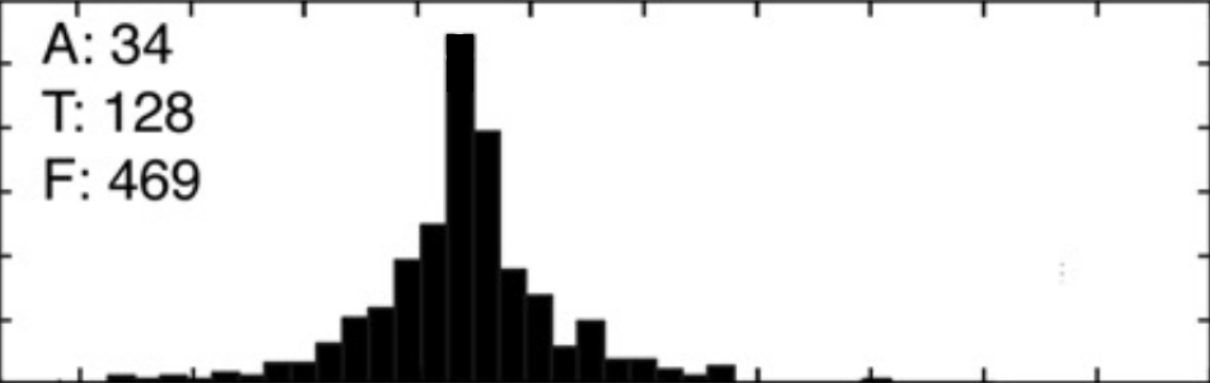
#> input picture writeup_vectors/exp_dist/distribution_1a.png, 2420 x 766 px (shown at 1/2 size)
$ jupyter execute --allow-errors distribution_images.ipynb
#> lines starting #> are read from the running program, lines starting #| are printed output that depends on the picture
# Imports

[cell 1]
# imports
import sys
sys.path.append('..')
import numpy as np
import cv2
import matplotlib.pyplot as plt

[cell 2]
import os
# Change to the directory where the train folder is located
os.chdir('../writeup_vectors')
# Verify the change
print("New Working Directory:", os.getcwd())

[cell 3]
# import matplotlib
import matplotlib.pyplot as plt

# format sizes
SMALL_SIZE = 12
MEDIUM_SIZE = 14
BIGGER_SIZE = 15

# matplotlib params
plt.rc('font', size=SMALL_SIZE)          # controls default text sizes
plt.rc('axes', titlesize=MEDIUM_SIZE)     # fontsize of the axes title
plt.rc('axes', labelsize=MEDIUM_SIZE)    # fontsize of the x and y labels
plt.rc('xtick', labelsize=MEDIUM_SIZE)    # fontsize of the tick labels
plt.rc('ytick', labelsize=MEDIUM_SIZE)    # fontsize of the tick labels
plt.rc('legend', fontsize=SMALL_SIZE)    # legend fontsize
plt.rc('figure', titlesize=BIGGER_SIZE)  # fontsize of the figure title
plt.rcParams['xtick.direction'] = 'out' # ticks points outwards
plt.rcParams['lines.linewidth'] = 2.0 # bigger linewidth
plt.rcParams['svg.fonttype'] = 'none' # matplotlib svg text setting

[cell 4]
def map_value(x, N_pixels):
    # Input range is [-67, 200]
    input_min = -67
    input_max = 200

    # Target range is [0, N_pixels] cropped
    output_min = 4
    output_max = N_pixels-4

    # Apply the formula
    mapped_value = ((x - input_min) / (input_max - input_min)) * (output_max - output_min) + output_min

    return int(mapped_value)

def vectorize_histogram(img):
    # vars
    img_height, img_width = img.shape
    num_bins = 54
    bin_center_locations = np.arange(-67, 202, 5)
    pix_center_locations = [map_value(x, img_width) for x in bin_center_locations]

    # Initialize an array to store the distribution values (1 extra for the first bin)
    dist = np.zeros(num_bins)

    for i,x_pix in enumerate(pix_center_locations):
        for y in range(img_height):
            if img[img_height - y - 1, x_pix+1] < 55:  # Black pixel threshold
                dist[i] += 1
            else:
                break

    # Remove artifacts by subtracting the minimum value from the distribution
    dist -= np.min(dist)
    dist /= np.sum(dist)

    return dist

def plot_generated_image(dist_vec, title='Experiment Image', y_lim=0.2):
    # fig size
    plt.figure(figsize=(6.4, 6.4/2))
    bin_width = 5
    bin_edges = np.arange(-67, 202, 5)
    plt.bar(bin_edges, dist_vec, width=bin_width, edgecolor='dimgrey', linewidth=0.2, color='black', align='center')
    plt.axvline(x=0, color='red', linestyle='--', label='Shape Start')
    plt.xlabel('pattern width (°)')
    plt.ylabel('saccade percentage (%)')
    plt.title(title)
    plt.legend()

    # Formatting
    ax = plt.gca()
    ax.set_xlim(-67, 200)  # Restrict x-axis to -90 to 90
    ax.set_position([0.1, 0.1, 0.9, 0.8])
    # Remove the top and right spines
    ax.spines['top'].set_visible(False)
    ax.spines['right'].set_visible(False)
    # Define ticks from -50 to 200 in steps of 25
    ticks = np.arange(-50, 225, 25)
    ax.set_xticks(ticks)
    # Label only every other tick
    labels = [str(tick) if i % 2 == 0 else '' for i, tick in enumerate(ticks)]
    ax.set_xticklabels(labels)
    # Define y ticks from 0 to y_lim in steps of 0.005
    yticks = np.arange(0, y_lim+0.05, 0.05)  # Include 0.05
    ax.set_yticks(yticks)
    # Label only every other y tick (i.e., every 0.01)
    ylabel = [f'{tick:.1f}' if i % 2 == 0 else '' for i, tick in enumerate(yticks)]
    ax.set_yticklabels(ylabel)
    ax.yaxis.set_major_formatter(plt.FuncFormatter(lambda x, _: f'{x * 100:.0f}'))

def get_mode_location(dist_vec):
    bin_centers = np.arange(-67, 202, 5)
    highest_index = np.argmax(dist_vec)
    return bin_centers[highest_index]

# Dist 1A

[cell 5]
# Path
image_path = 'exp_dist/distribution_1a.png'
image = cv2.imread(image_path, cv2.IMREAD_GRAYSCALE)
#> image is the input picture: shape (766, 2420); min 0, max 255, mean 225.7

# Get the vectorized distribution
dist_vec = vectorize_histogram(image)
#> dist_vec = 54 values, max 0.188 at index 20, min 0 at index 1, mean 0.0185
get_mode_location(dist_vec)
#> in get_mode_location, `highest_index = np.argmax(dist_vec)`: highest_index = 20
#> Out = 33

[cell 6]
# Plot
plot_generated_image(dist_vec, title='Experiment 1A', y_lim=0.2)

# Save the plot as an SVG file
plt.savefig("vectors/exp_dist_1A.svg", format="svg", bbox_inches='tight')
#> figure, not shown here; tallest bar 0.188 high, from x = 30.5 to 35.5

# Dist 1B

[cell 7]
# Path
image_path = 'exp_dist/distribution_1b.png'
image = cv2.imread(image_path, cv2.IMREAD_GRAYSCALE)
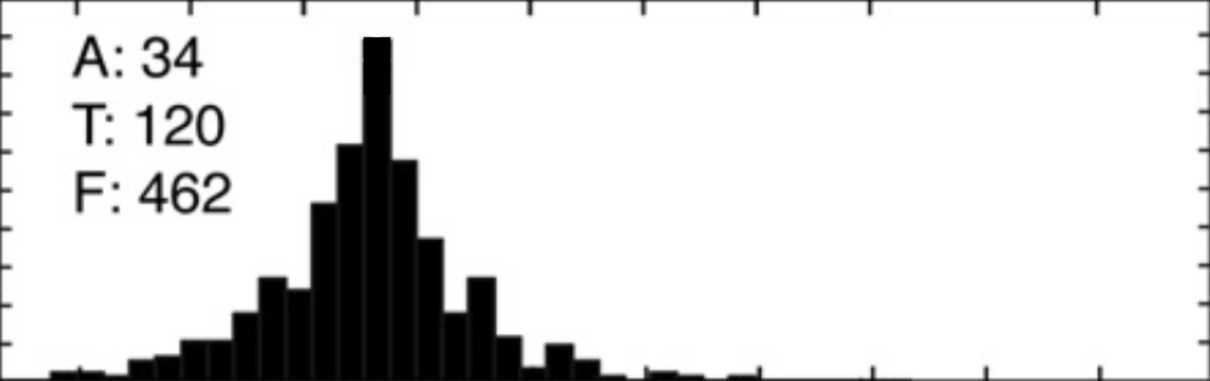
#> input picture writeup_vectors/exp_dist/distribution_1b.png, 2420 x 762 px (shown at 1/2 size)
#> image is the input picture: shape (762, 2420); min 0, max 255, mean 222

# Get the vectorized distribution
dist_vec = vectorize_histogram(image)
#> dist_vec = 54 values, max 0.16 at index 17, min 0 at index 41, mean 0.0185
get_mode_location(dist_vec)
#> Out = 18

[cell 8]
# Plot
plot_generated_image(dist_vec, title='Experiment 1B')

# Save the plot as an SVG file
plt.savefig("vectors/exp_dist_1B.svg", format="svg", bbox_inches='tight')
#> figure, not shown here; tallest bar 0.16 high, from x = 15.5 to 20.5

# Dist 1C

[cell 9]
# Path
image_path = 'exp_dist/distribution_1c.png'
image = cv2.imread(image_path, cv2.IMREAD_GRAYSCALE)
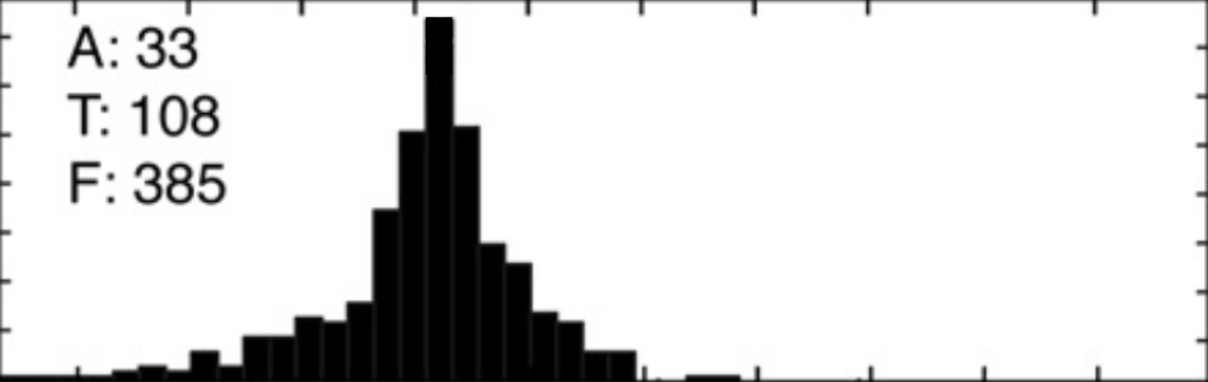
#> input picture writeup_vectors/exp_dist/distribution_1c.png, 2416 x 764 px (shown at 1/2 size)
#> image is the input picture: shape (764, 2416); min 0, max 255, mean 221.1

# Get the vectorized distribution
dist_vec = vectorize_histogram(image)
#> dist_vec = 54 values, max 0.162 at index 19, min 0 at index 30, mean 0.0185
get_mode_location(dist_vec)
#> Out = 28

[cell 10]
# Plot
plot_generated_image(dist_vec, title='Experiment 1C')

# Save the plot as an SVG file
plt.savefig("vectors/exp_dist_1C.svg", format="svg", bbox_inches='tight')
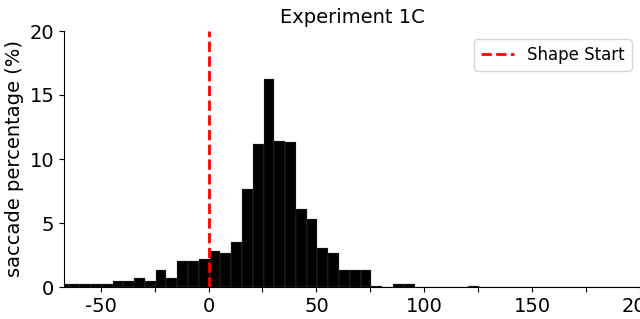
#> figure drawn by matplotlib, 1 panel; tallest bar 0.162 high, from x = 25.5 to 30.5

# Dist 2A/2D

[cell 11]
# Path
image_path = 'exp_dist/distribution_2a.png'
image = cv2.imread(image_path, cv2.IMREAD_GRAYSCALE)
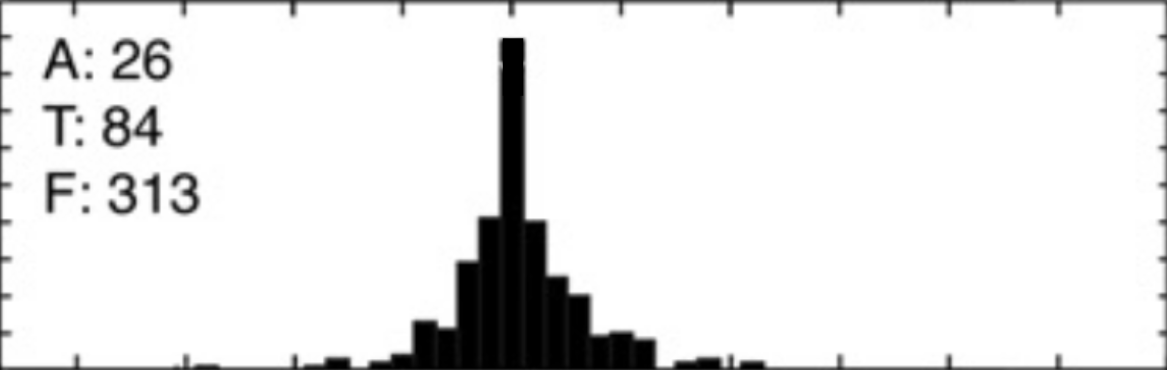
#> input picture writeup_vectors/exp_dist/distribution_2a.png, 2334 x 740 px (shown at 1/2 size)
#> image is the input picture: shape (740, 2334); min 0, max 255, mean 232.3

# Get the vectorized distribution
dist_vec = vectorize_histogram(image)
#> dist_vec = 54 values, max 0.286 at index 23, min 0 at index 0, mean 0.0185
get_mode_location(dist_vec)
#> Out = 48

[cell 12]
# Path
image_path_2 = 'exp_dist/distribution_2d.png'
image_2 = cv2.imread(image_path_2, cv2.IMREAD_GRAYSCALE)
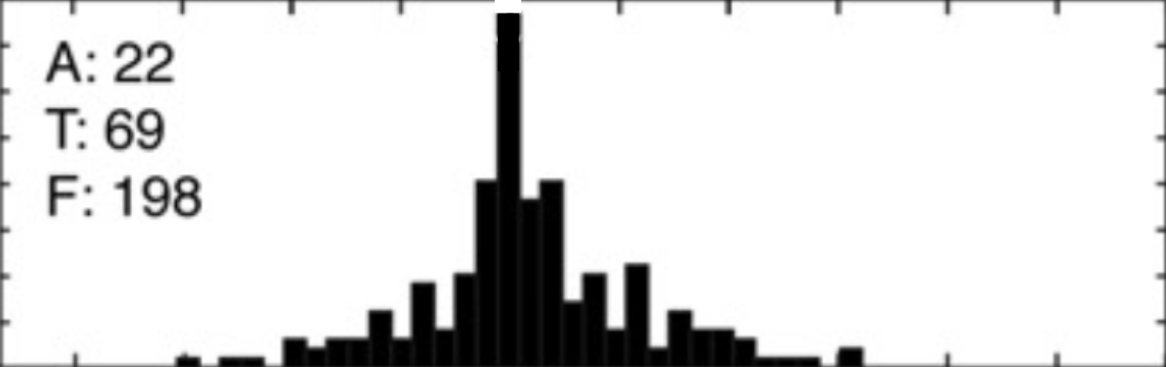
#> input picture writeup_vectors/exp_dist/distribution_2d.png, 2332 x 734 px (shown at 1/2 size)
#> image_2 is the input picture: shape (734, 2332); min 0, max 255, mean 224.8

# Get the vectorized distribution
dist_vec_2 = vectorize_histogram(image_2)
#> dist_vec_2 = 54 values, max 0.194 at index 23, min 0 at index 0, mean 0.0185

[cell 13]
y_lim = 0.3
title = 'Distributions 2A/2D'

[cell 14]
# fig size
plt.figure(figsize=(6.4, 6.4/2))
ax = plt.gca()
bin_width = 5
bin_edges = np.arange(-67, 202, 5)
plt.axvline(x=0, color='red', linestyle='--', label='Shape Start')
plt.bar(bin_edges, dist_vec, width=bin_width, edgecolor='dimgrey', linewidth=0.2, color='black', align='center', label='Colony 1')
plt.bar(bin_edges, dist_vec_2, width=bin_width, edgecolor='dimgrey', linewidth=0.2, color='dodgerblue', align='center', label='Colony 2', alpha=0.8)
plt.xlabel('pattern width (°)')
plt.ylabel('saccade proportion')
plt.title(title)
# Formatting

ax.yaxis.set_major_formatter(plt.FuncFormatter(lambda x, _: f'{x:.1f}'))
ax.set_xlim(-67, 200)  # Restrict x-axis to -90 to 90
ax.set_position([0.1, 0.1, 0.9, 0.8])
# Remove the top and right spines
ax.spines['top'].set_visible(False)
ax.spines['right'].set_visible(False)
# Define ticks from -50 to 200 in steps of 25
ticks = np.arange(-50, 225, 25)
ax.set_xticks(ticks)
# Label only every other tick
labels = [str(tick) if i % 2 == 0 else '' for i, tick in enumerate(ticks)]
ax.set_xticklabels(labels)
# Define y ticks from 0 to y_lim in steps of 0.005
yticks = np.arange(0, y_lim+0.05, 0.05)  # Include 0.05
ax.set_yticks(yticks)
# Label only every other y tick (i.e., every 0.01)
ylabel = [f'{tick:.1f}' if i % 2 == 0 else '' for i, tick in enumerate(yticks)]
ax.set_yticklabels(ylabel)
ax.yaxis.set_major_formatter(plt.FuncFormatter(lambda x, _: f'{x * 100:.0f}'))
plt.legend()

# Save the plot as an SVG file
plt.savefig("vectors/exp_dist_2AD.svg", format="svg", bbox_inches='tight')
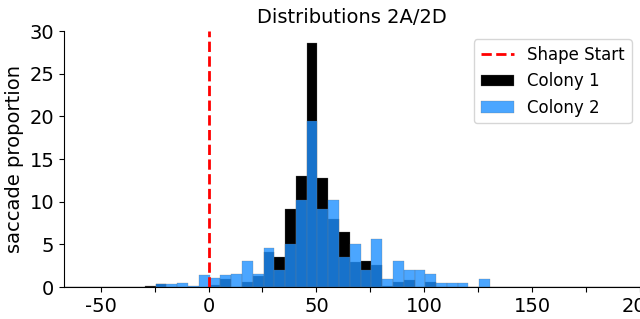
#> figure drawn by matplotlib, 1 panel; tallest bar 0.286 high, from x = 45.5 to 50.5; tallest bar 0.194 high, from x = 45.5 to 50.5

# Dist 2B/2E

[cell 15]
# Path
image_path = 'exp_dist/distribution_2b.png'
image = cv2.imread(image_path, cv2.IMREAD_GRAYSCALE)
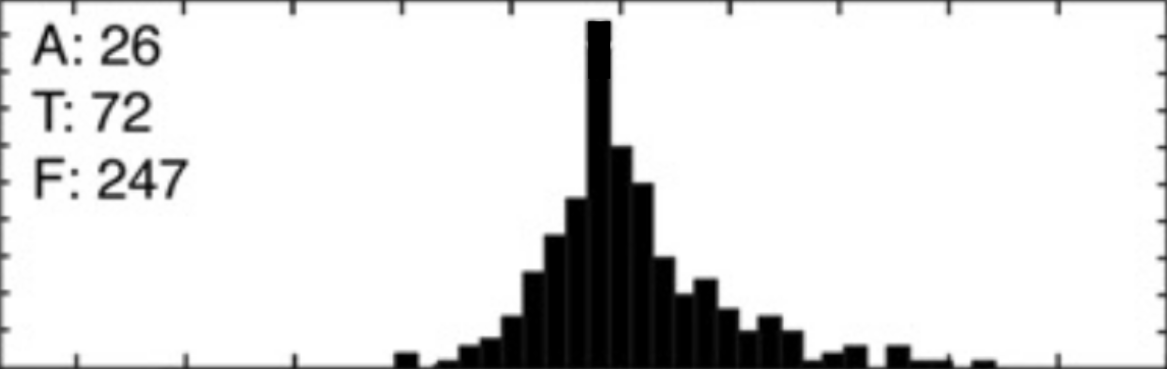
#> input picture writeup_vectors/exp_dist/distribution_2b.png, 2334 x 738 px (shown at 1/2 size)
#> image is the input picture: shape (738, 2334); min 0, max 255, mean 224.8

# Get the vectorized distribution
dist_vec = vectorize_histogram(image)
#> dist_vec = 54 values, max 0.193 at index 27, min 0 at index 0, mean 0.0185
get_mode_location(dist_vec)
#> Out = 68

[cell 16]
# Path
image_path_2 = 'exp_dist/distribution_2e.png'
image_2 = cv2.imread(image_path_2, cv2.IMREAD_GRAYSCALE)

# Get the vectorized distribution
#> (the rest of this cell did not finish here and is left out)

[cell 17]
y_lim = 0.2
title = 'Distributions 2B/2E'

[cell 18]
# fig size
plt.figure(figsize=(6.4, 6.4/2))
ax = plt.gca()
bin_width = 5
bin_edges = np.arange(-67, 202, 5)
plt.axvline(x=0, color='red', linestyle='--', label='Shape Start')
plt.bar(bin_edges, dist_vec, width=bin_width, edgecolor='dimgrey', linewidth=0.2, color='black', align='center', label='Colony 1')
plt.bar(bin_edges, dist_vec_2, width=bin_width, edgecolor='dimgrey', linewidth=0.2, color='dodgerblue', align='center', label='Colony 2', alpha=0.8)
plt.xlabel('pattern width (°)')
plt.ylabel('saccade proportion')
plt.title(title)
# Formatting

ax.yaxis.set_major_formatter(plt.FuncFormatter(lambda x, _: f'{x:.1f}'))
ax.set_xlim(-67, 200)  # Restrict x-axis to -90 to 90
ax.set_position([0.1, 0.1, 0.9, 0.8])
# Remove the top and right spines
ax.spines['top'].set_visible(False)
ax.spines['right'].set_visible(False)
# Define ticks from -50 to 200 in steps of 25
ticks = np.arange(-50, 225, 25)
ax.set_xticks(ticks)
# Label only every other tick
labels = [str(tick) if i % 2 == 0 else '' for i, tick in enumerate(ticks)]
ax.set_xticklabels(labels)
# Define y ticks from 0 to y_lim in steps of 0.005
yticks = np.arange(0, y_lim+0.05, 0.05)  # Include 0.05
ax.set_yticks(yticks)
# Label only every other y tick (i.e., every 0.01)
ylabel = [f'{tick:.1f}' if i % 2 == 0 else '' for i, tick in enumerate(yticks)]
ax.set_yticklabels(ylabel)
ax.yaxis.set_major_formatter(plt.FuncFormatter(lambda x, _: f'{x * 100:.0f}'))
plt.legend()

# Save the plot as an SVG file
plt.savefig("vectors/exp_dist_2BE.svg", format="svg", bbox_inches='tight')
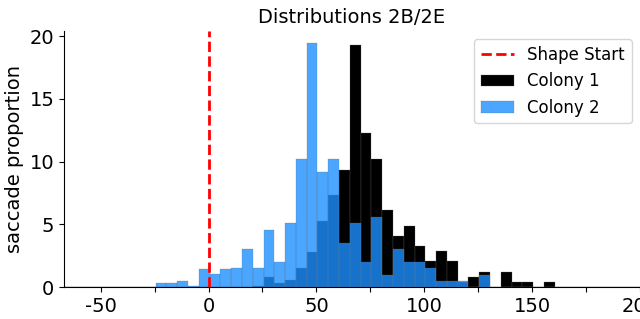
#> figure drawn by matplotlib, 1 panel; tallest bar 0.193 high, from x = 65.5 to 70.5; tallest bar 0.194 high, from x = 45.5 to 50.5

# Dist 2C

[cell 19]
# Path
image_path = 'exp_dist/distribution_2c.png'
image = cv2.imread(image_path, cv2.IMREAD_GRAYSCALE)

# Get the vectorized distribution
#> (the rest of this cell did not finish here and is left out)

[cell 20]
# Plot
plot_generated_image(dist_vec, title='Experiment 2C', y_lim=0.2)

# Save the plot as an SVG file
plt.savefig("vectors/exp_dist_2C.svg", format="svg", bbox_inches='tight')
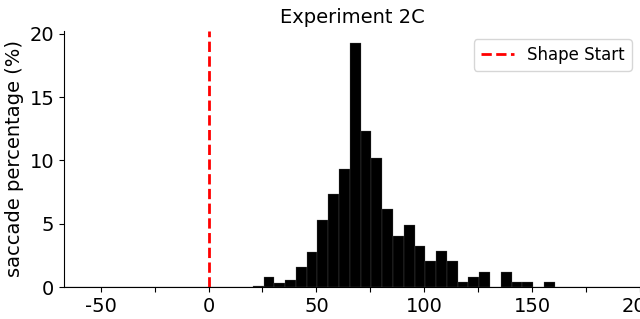
#> figure drawn by matplotlib, 1 panel; tallest bar 0.193 high, from x = 65.5 to 70.5

# Dist 3A1

[cell 21]
# Path
image_path = 'exp_dist/distribution_3a1.png'
image = cv2.imread(image_path, cv2.IMREAD_GRAYSCALE)

# Get the vectorized distribution
#> (the rest of this cell did not finish here and is left out)

[cell 22]
# Plot
plot_generated_image(dist_vec, title='Experiment 3A1')

# Save the plot as an SVG file
plt.savefig("vectors/exp_dist_3A1.svg", format="svg", bbox_inches='tight')
#> figure, not shown here; tallest bar 0.193 high, from x = 65.5 to 70.5

# Dist 3A2

[cell 23]
# Path
image_path = 'exp_dist/distribution_3a2.png'
image = cv2.imread(image_path, cv2.IMREAD_GRAYSCALE)

# Get the vectorized distribution
#> (the rest of this cell did not finish here and is left out)

[cell 24]
# Plot
plot_generated_image(dist_vec, title='Experiment 3A2')

# Save the plot as an SVG file
plt.savefig("vectors/exp_dist_3A2.svg", format="svg", bbox_inches='tight')
#> figure, not shown here; tallest bar 0.193 high, from x = 65.5 to 70.5

# Dist 3A3

[cell 25]
# Path
image_path = 'exp_dist/distribution_3a3.png'
image = cv2.imread(image_path, cv2.IMREAD_GRAYSCALE)

# Get the vectorized distribution
#> (the rest of this cell did not finish here and is left out)

[cell 26]
# Plot
plot_generated_image(dist_vec, title='Experiment 3A3')

# Save the plot as an SVG file
plt.savefig("vectors/exp_dist_3A3.svg", format="svg", bbox_inches='tight')
#> figure, not shown here; tallest bar 0.193 high, from x = 65.5 to 70.5

# Dist 3B1

[cell 27]
# Path
image_path = 'exp_dist/distribution_3b1.png'
image = cv2.imread(image_path, cv2.IMREAD_GRAYSCALE)

# Get the vectorized distribution
#> (the rest of this cell did not finish here and is left out)

[cell 28]
# Plot
plot_generated_image(dist_vec, title='Experiment 3B1')

# Save the plot as an SVG file
plt.savefig("vectors/exp_dist_3B1.svg", format="svg", bbox_inches='tight')
#> figure, not shown here; tallest bar 0.193 high, from x = 65.5 to 70.5

# Dist 3B2

[cell 29]
# Path
image_path = 'exp_dist/distribution_3b2.png'
image = cv2.imread(image_path, cv2.IMREAD_GRAYSCALE)

# Get the vectorized distribution
#> (the rest of this cell did not finish here and is left out)

[cell 30]
# Plot
plot_generated_image(dist_vec, title='Experiment 3B2', y_lim=0.15)

# Save the plot as an SVG file
plt.savefig("vectors/exp_dist_3B2.svg", format="svg", bbox_inches='tight')
#> figure, not shown here; tallest bar 0.193 high, from x = 65.5 to 70.5

# Dist 3B3

[cell 31]
# Path
image_path = 'exp_dist/distribution_3b3.png'
image = cv2.imread(image_path, cv2.IMREAD_GRAYSCALE)

# Get the vectorized distribution
#> (the rest of this cell did not finish here and is left out)

[cell 32]
# Plot
plot_generated_image(dist_vec, title='Experiment 3B3', y_lim=0.25)

# Save the plot as an SVG file
plt.savefig("vectors/exp_dist_3B3.svg", format="svg", bbox_inches='tight')
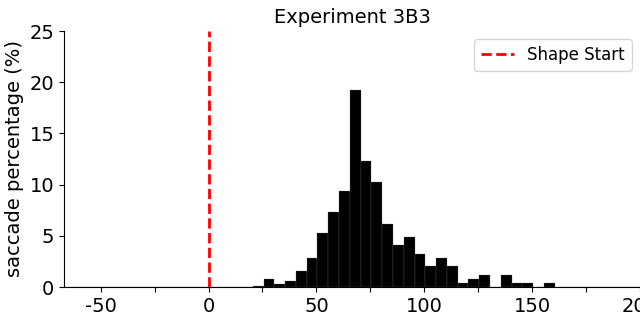
#> figure drawn by matplotlib, 1 panel; tallest bar 0.193 high, from x = 65.5 to 70.5

# Dist 3C1

[cell 33]
# Path
image_path = 'exp_dist/distribution_3c1.png'
image = cv2.imread(image_path, cv2.IMREAD_GRAYSCALE)

# Get the vectorized distribution
#> (the rest of this cell did not finish here and is left out)

[cell 34]
# Plot
plot_generated_image(dist_vec, title='Experiment 3C1', y_lim=0.15)

# Save the plot as an SVG file
plt.savefig("vectors/exp_dist_3C1.svg", format="svg", bbox_inches='tight')
#> figure, not shown here; tallest bar 0.193 high, from x = 65.5 to 70.5

# Dist 3C2

[cell 35]
# Path
image_path = 'exp_dist/distribution_3c2.png'
image = cv2.imread(image_path, cv2.IMREAD_GRAYSCALE)

# Get the vectorized distribution
#> (the rest of this cell did not finish here and is left out)

[cell 36]
# Plot
plot_generated_image(dist_vec, title='Experiment 3C2', y_lim=0.15)

# Save the plot as an SVG file
plt.savefig("vectors/exp_dist_3C2.svg", format="svg", bbox_inches='tight')
#> figure, not shown here; tallest bar 0.193 high, from x = 65.5 to 70.5

# Dist 3C3

[cell 37]
# Path
image_path = 'exp_dist/distribution_3c3.png'
image = cv2.imread(image_path, cv2.IMREAD_GRAYSCALE)

# Get the vectorized distribution
#> (the rest of this cell did not finish here and is left out)

[cell 38]
# Plot
plot_generated_image(dist_vec, title='Experiment 3C3', y_lim=0.15)

# Save the plot as an SVG file
plt.savefig("vectors/exp_dist_3C3.svg", format="svg", bbox_inches='tight')
#> figure, not shown here; tallest bar 0.193 high, from x = 65.5 to 70.5
